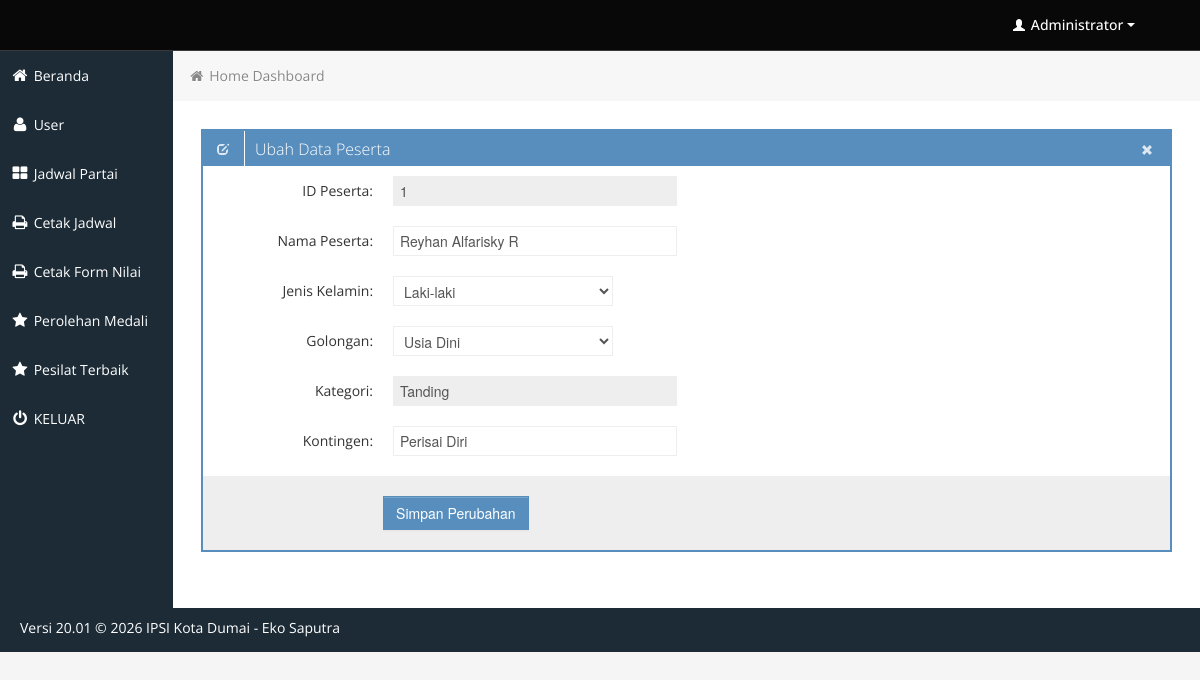
Page /admin/admin_edit_peserta_tgr.php?ID_peserta=1 (signed in) on the committed database.
### tables this page shows
CREATE TABLE `peserta` (
  `ID_peserta` int(11) NOT NULL,
  `nm_lengkap` varchar(35) NOT NULL,
  `jenis_kelamin` varchar(15) NOT NULL,
  `tpt_lahir` varchar(55) NOT NULL,
  `tgl_lahir` date NOT NULL,
  `tb` int(11) DEFAULT NULL,
  `bb` int(11) DEFAULT NULL,
  `kelas` varchar(21) DEFAULT NULL,
  `asal_sekolah` varchar(55) NOT NULL,
  `kategori_tanding` varchar(10) NOT NULL,
  `golongan` varchar(15) NOT NULL,
  `kode_gr` varchar(32) NOT NULL,
  `kelas_tanding_FK` varchar(25) NOT NULL,
  `kontingen` varchar(100) NOT NULL,
  `foto` varchar(128) DEFAULT NULL,
  `ktp` varchar(128) NOT NULL,
  `akta_lahir` varchar(128) NOT NULL,
  `ijazah` varchar(128) NOT NULL,
  `status` varchar(15) NOT NULL
);

### admin/admin_edit_peserta_tgr.php (the view, shortened to what this page needs)
<?php
	include('includes/connection.php');
	$ID_peserta = mysqli_real_escape_string($koneksi, $_GET["ID_peserta"]);
	$sqlpeserta ="SELECT * FROM peserta
					WHERE peserta.ID_peserta = '$ID_peserta' ";
	$datapeserta = mysqli_query($koneksi, $sqlpeserta);
	$peserta = mysqli_fetch_array($datapeserta);
?>
			<div class="row-fluid sortable">
				<div class="box span12">
					<div class="box-header" data-original-title>
						<h2><i class="halflings-icon white edit"></i><span class="break"></span>Ubah Data Peserta</h2>
						<div class="box-icon">
							<a href="users.php" class="btn-close"><i class="halflings-icon white remove"></i></a>
						</div>
					</div>
					<div class="box-content">
						<form class="form-horizontal" method="post" action="admin_do_edit_peserta_tgr.php">
							<fieldset>
							  <div class="control-group">
								<label class="control-label" for="focusedInput">ID Peserta:</label>
								<div class="controls">
								  <input class="input-xlarge focused" name="ID_peserta" id="focusedInput" readonly="1" type="text" placeholder="Username"
								  value="<?php echo $ID_peserta; ?>">
								</div>
							  </div>
							  <div class="control-group">
								<label class="control-label" for="focusedInput">Nama Peserta:</label>
								<div class="controls">
								  <input class="input-xlarge focused" name="nama" id="focusedInput" type="text" value="<?php echo $peserta["nm_lengkap"]; ?>">
								</div>
							  </div>
							  <div class="control-group">
								<label class="control-label" for="focusedInput">Jenis Kelamin:</label>
								<div class="controls">
								  	<select class="form-control" name="jenis_kelamin" id="jenis_kelamin">
								     	<option value="Laki-laki" <?php if($peserta["golongan"]=="Laki-laki") { echo "selected"; } ?>>Laki-laki</option>
								     </select>
								</div>
							  </div>
							   <div class="control-group">
								<label class="control-label" for="focusedInput">Golongan:</label>
								<div class="controls">
								  	<select class="form-control" name="golongan" id="golongan">
								     	<option value="Usia Dini" <?php if($peserta["golongan"]=="Usia Dini") { echo "selected"; } ?>>Usia Dini</option>
								    </select>
								</div>
							  </div>
							  <div class="control-group">
								<label class="control-label" for="focusedInput">Kategori:</label>
								<div class="controls">
								  <input class="input-xlarge focused" name="kategori_tanding" id="focusedInput" type="text" readonly="1" value="<?php echo $peserta["kategori_tanding"] ?>">
								</div>
							  </div>
							  <div class="control-group">
								<label class="control-label" for="focusedInput">Kontingen:</label>
								<div class="controls">
								  <input class="input-xlarge focused" name="kontingen" id="focusedInput" type="text" value="<?php echo $peserta["kontingen"] ?>">
								</div>
							  </div>
							  <div class="form-actions">
								<button type="submit" onclick="return confirmUpdate()" class="btn btn-primary">Simpan Perubahan</button>
							  </div>
							</fieldset>
						</form>
					</div>
				</div>
			</div>

### admin/css/style.css (style rules this page uses)
body { background: #F5F5F5; color: #333; border: none; font-family: 'Open Sans', sans-serif; font-weight: 400; }
a { color: #646464; }
h2 { font-size: 16px; line-height: 16px; }
.box { border: 2px solid #578EBE; background: #fff !important; margin-bottom: 28px; }
.box-header { height: 16px; font-size: 16px; line-height: 16px; padding: 10px; background: #578EBE; -webkit-box-shadow: none; -moz-box-shadow: none; box-shadow: none; overflow: hidden; }
.box-header h2 { float:left; margin-top: 0px; font-weight: 300; }
.box-header .box-icon, .box-header h2 { color:#fff; }
.box-header h2 i { margin: 0px 3px 0px 4px; opacity: .8; filter: alpha(opacity=80); -ms-filter:"progid:DXImageTransform.Microsoft.Alpha(Opacity=80)"; }
.box-header .box-icon { float:right; margin-top: 1px; }
.box-header .box-icon i { -webkit-transition: all 0.1s ease-in-out; -moz-transition: all 0.1s ease-in-out; -o-transition: all 0.1s ease-in-out; -ms-transition: all 0.1s ease-in-out; transition: all 0.1s ease-in-out; opacity: .8; filter: alpha(opacity=80); -ms-filter:"progid:DXImageTransform.Microsoft.Alpha(Opacity=80)"; }
.box-header .box-icon a { margin: 0px 5px; }
.box-content { position: relative; z-index: 50; margin-top: -1px; padding: 10px; background: #fff !important; }
.form-actions { padding: 19px 20px 20px; margin: 20px -10px -30px -10px; background-color: #eee; border-top: 1px solid #eee; *zoom: 1; }
.form-actions:before, .form-actions:after { display: table; line-height: 0; content: ""; }
.form-actions:after { clear: both; }
.btn { display: inline-block; padding: 6px 12px; margin-bottom: 0; font-size: 14px; font-weight: 500; line-height: 20px; text-align: center; white-space: nowrap; vertical-align: middle; cursor: pointer; border: 1px solid #a7a9aa; -webkit-border-radius: 0px !important; border-radius: 0px !important; }
.btn { color: #ffffff; background-color: #a7a9aa; border-color: #a7a9aa; background-image: none; filter: none; text-shadow: none; }
.btn-primary { background-color: #578EBE; border-color: #578EBE; }

### admin/css/halflings.css (style rules this page uses)
html, html .halflings { -webkit-font-smoothing: antialiased !important; }
.halflings-icon { display: inline-block; width: 14px; height: 14px; line-height: 14px; vertical-align: text-top; background-image: url(../img/glyphicons_halflings.svg); background-position: 0 0; background-repeat: no-repeat; vertical-align: top; *display: inline; *zoom: 1; *margin-right: .3em; }
.halflings-icon.white { background-image: url(../img/glyphicons_halflings-white.svg); }
.halflings-icon.remove { background-position: -312px 0; }
.halflings-icon.edit { background-position: -96px -72px; }

### rows in the picture
peserta: nama "Reyhan Alfarisky R", kategori_tanding "Tanding", kontingen "Perisai Diri"
